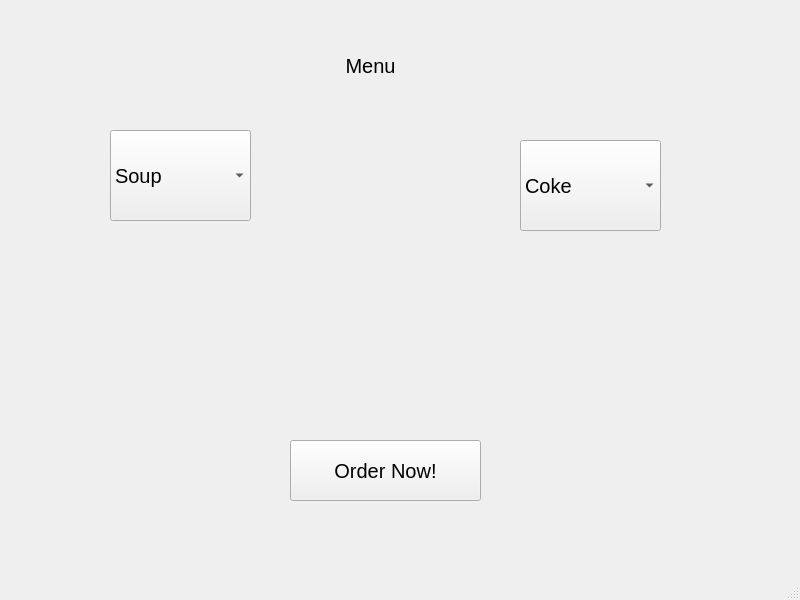
<?xml version="1.0" encoding="UTF-8"?>
<ui version="4.0">
 <class>MainWindow</class>
 <widget class="QMainWindow" name="MainWindow">
  <property name="geometry">
   <rect>
    <x>0</x>
    <y>0</y>
    <width>800</width>
    <height>600</height>
   </rect>
  </property>
  <property name="windowTitle">
   <string>MainWindow</string>
  </property>
  <widget class="QWidget" name="centralwidget">
   <widget class="QComboBox" name="comboBox">
    <property name="geometry">
     <rect>
      <x>110</x>
      <y>130</y>
      <width>141</width>
      <height>91</height>
     </rect>
    </property>
    <property name="font">
     <font>
      <family>Arial</family>
      <pointsize>15</pointsize>
     </font>
    </property>
    <item>
     <property name="text">
      <string>Soup</string>
     </property>
    </item>
    <item>
     <property name="text">
      <string>Sandwiches</string>
     </property>
    </item>
    <item>
     <property name="text">
      <string>Rice</string>
     </property>
    </item>
    <item>
     <property name="text">
      <string>Steak</string>
     </property>
    </item>
   </widget>
   <widget class="QComboBox" name="comboBox_2">
    <property name="geometry">
     <rect>
      <x>520</x>
      <y>140</y>
      <width>141</width>
      <height>91</height>
     </rect>
    </property>
    <property name="font">
     <font>
      <family>Arial</family>
      <pointsize>15</pointsize>
     </font>
    </property>
    <item>
     <property name="text">
      <string>Coke</string>
     </property>
    </item>
    <item>
     <property name="text">
      <string>Mineral Water</string>
     </property>
    </item>
    <item>
     <property name="text">
      <string>Cocktail</string>
     </property>
    </item>
    <item>
     <property name="text">
      <string>Tea</string>
     </property>
    </item>
   </widget>
   <widget class="QLabel" name="label">
    <property name="geometry">
     <rect>
      <x>260</x>
      <y>30</y>
      <width>221</width>
      <height>71</height>
     </rect>
    </property>
    <property name="font">
     <font>
      <family>Arial</family>
      <pointsize>15</pointsize>
     </font>
    </property>
    <property name="text">
     <string>Menu</string>
    </property>
    <property name="alignment">
     <set>Qt::AlignCenter</set>
    </property>
   </widget>
   <widget class="QLabel" name="label_2">
    <property name="geometry">
     <rect>
      <x>0</x>
      <y>-10</y>
      <width>801</width>
      <height>581</height>
     </rect>
    </property>
    <property name="text">
     <string/>
    </property>
    <property name="pixmap">
     <pixmap>../../../../Desktop/Extra stuff/design flash/nasheed time/clouds_aerial_photography-wallpaper-1366x768.jpg</pixmap>
    </property>
    <property name="scaledContents">
     <bool>true</bool>
    </property>
   </widget>
   <widget class="QLabel" name="display">
    <property name="geometry">
     <rect>
      <x>270</x>
      <y>310</y>
      <width>221</width>
      <height>71</height>
     </rect>
    </property>
    <property name="font">
     <font>
      <family>Arial</family>
      <pointsize>15</pointsize>
     </font>
    </property>
    <property name="text">
     <string/>
    </property>
    <property name="alignment">
     <set>Qt::AlignCenter</set>
    </property>
   </widget>
   <widget class="QPushButton" name="order">
    <property name="geometry">
     <rect>
      <x>290</x>
      <y>440</y>
      <width>191</width>
      <height>61</height>
     </rect>
    </property>
    <property name="font">
     <font>
      <family>Arial</family>
      <pointsize>15</pointsize>
     </font>
    </property>
    <property name="text">
     <string>Order Now!</string>
    </property>
   </widget>
   <zorder>label_2</zorder>
   <zorder>comboBox</zorder>
   <zorder>comboBox_2</zorder>
   <zorder>label</zorder>
   <zorder>display</zorder>
   <zorder>order</zorder>
  </widget>
  <widget class="QMenuBar" name="menubar">
   <property name="geometry">
    <rect>
     <x>0</x>
     <y>0</y>
     <width>800</width>
     <height>26</height>
    </rect>
   </property>
  </widget>
  <widget class="QStatusBar" name="statusbar"/>
 </widget>
 <resources/>
 <connections/>
</ui>
